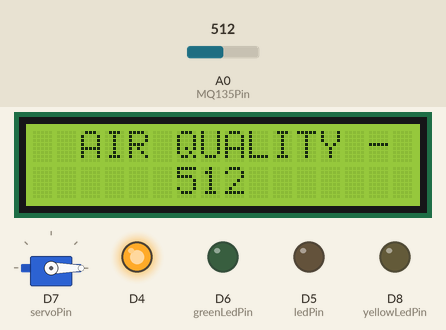
This sketch was run on a simulated ESP8266 (NodeMCU). Shown: 16×2 character LCD, servo, output pins drawn as LEDs (lit = HIGH). The inputs (shaded band) are chosen by the test bench; at power-on: A0 (MQ135Pin) = 512. WiFi joins after 1.5 s; servers stay silent unless stated; uploads are accepted with an empty reply; what the sketch prints to the serial monitor is not drawn.

Above: at 11.3 s.
11.4 s: A0 (MQ135Pin) set to 290
At 14.7 s:
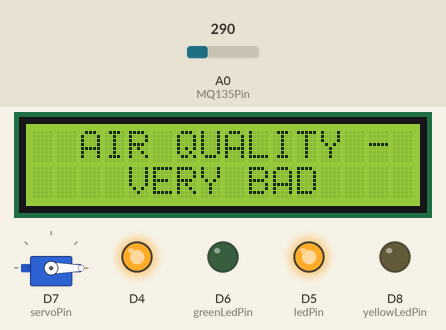
20.2 s: A0 (MQ135Pin) set to 90
At 24.3 s:
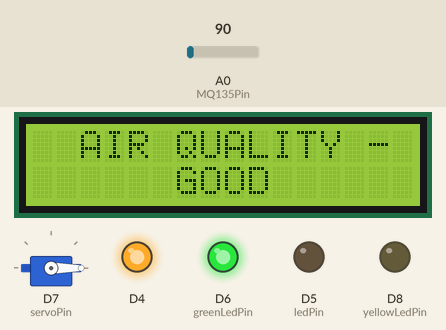
30.7 s: A0 (MQ135Pin) set to 306
At 37.3 s:
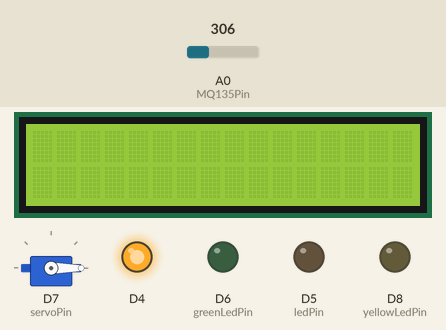
40.4 s: A0 (MQ135Pin) set to 583
At 45.0 s:
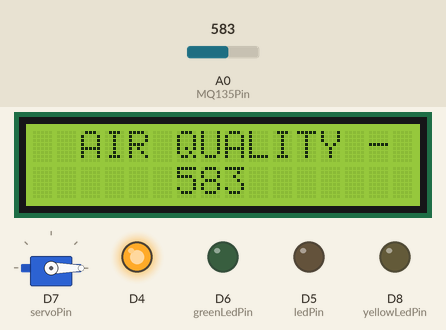
46.2 s: A0 (MQ135Pin) set to 615
At 56.4 s:
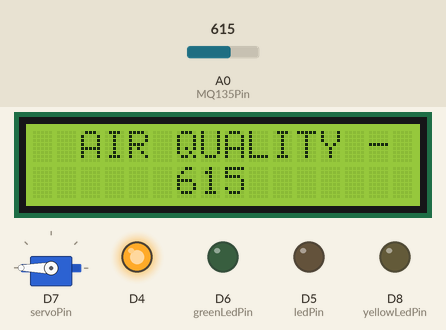
56.7 s: A0 (MQ135Pin) set to 122
At 64.7 s:
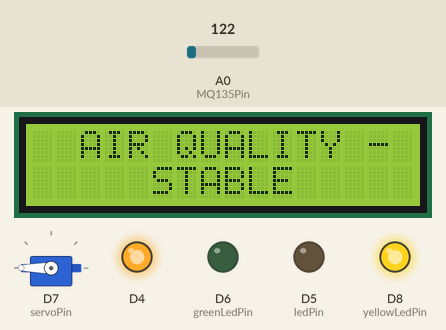
Timing chart, 0 to 66.4 s (numbered marks = the images above; inputs shaded):
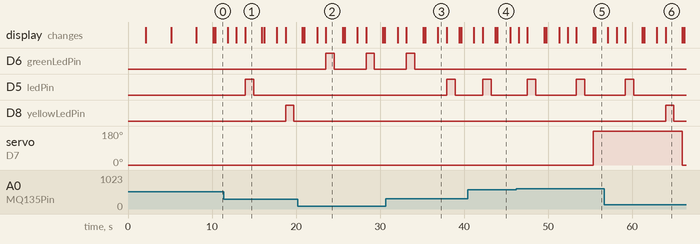

The sketch:

project.ino
```cpp
#include <Wire.h>
#include <LiquidCrystal_I2C.h>
#include <ESP8266WiFi.h>
#include <ESP8266HTTPClient.h>
#include <WiFiClientSecureBearSSL.h>
#include <Servo.h>

const char* ssid = "your-wifi-ssid";
const char* password = "your-wifi-password";
const char* serverAddress = "your-server-address";
const int serverPort = 443;
const int ledPin = D5;
const int greenLedPin = D6;
const int servoPin = D7;
const int yellowLedPin = D8;

const int MQ135Pin = A0;

LiquidCrystal_I2C lcd(0x27, 16, 2);
Servo myServo;

void setup() {
  Serial.begin(9600);
  WiFi.begin(ssid, password);

  Serial.print("Connecting to WiFi...");
  while (WiFi.status() != WL_CONNECTED) {
    delay(1000);
    Serial.print(".");
  }
  Serial.println("\nWiFi connected");

  pinMode(D4, OUTPUT);
  digitalWrite(D4, HIGH);
  pinMode(D6, OUTPUT);
  pinMode(D8, OUTPUT);
  pinMode(ledPin, OUTPUT);

  lcd.init();
  lcd.backlight();

  myServo.attach(servoPin);
  myServo.write(0);

  lcd.setCursor(0, 0);
  lcd.print("WELCOME TO AQMS");
  lcd.setCursor(0, 1);
  lcd.print(" MADE BY ABKSW ");
  delay(3000);
  lcd.clear();
  lcd.setCursor(0, 0);
  lcd.print("     MENTOR:    ");
  lcd.setCursor(0, 1);
  lcd.print("AMIT KUMAR NANDI");
  delay(3000);
  lcd.clear();
  lcd.print(" WIFI CONNECTED");
  delay(2000);
  lcd.clear();
}

void loop() {
  int sensorValue = analogRead(MQ135Pin);
  sendAirQualityData(sensorValue);
  Serial.print("  Air Quality - ");
  Serial.println(sensorValue);
  lcd.setCursor(0, 0);
  lcd.print("  AIR QUALITY - ");
  lcd.setCursor(6, 1);
  lcd.print(sensorValue);
  delay(1500);
  lcd.clear();

  if(sensorValue < 100){
    lcd.setCursor(0,0);
    lcd.print("               ");
    delay(1000);
    lcd.clear();
    lcd.setCursor(0,0);
    lcd.print("  AIR QUALITY - ");
    lcd.setCursor(0,1);
    lcd.print("      GOOD      ");
    blinkGreenLED();
    delay(1000);
    lcd.clear();
    Serial.println("GOOD AIR QUALITY");
  }

  if (sensorValue > 100 && sensorValue < 300) {
    lcd.setCursor(0,0);
    lcd.print("               ");
    delay(1000);
    lcd.clear();
    lcd.setCursor(0,0);
    lcd.print("  AIR QUALITY - ");
    lcd.setCursor(0,1);
    lcd.print("     STABLE    ");
    blinkYellowLED();
    delay(1000);
    lcd.clear();
    Serial.println("STABLE AIR QUALITY");
  }

  if(sensorValue > 300 && sensorValue < 400)
  {
    lcd.setCursor(0,0);
    lcd.print("               ");
    delay(1000);
    lcd.clear();
    lcd.setCursor(0,0);
    lcd.print("  AIR QUALITY - ");
    lcd.setCursor(0,1);
    lcd.print("      BAD      ");
    blinkLED();
    delay(500);
    lcd.clear();
    Serial.println("BAD AIR QUALITY");
  }

  if(sensorValue > 400)
  {
    lcd.setCursor(0,0);
    lcd.print("               ");
    delay(1000);
    lcd.clear();
    lcd.setCursor(0,0);
    lcd.print("   EMERGENCY   ");
    delay(1000);
    lcd.clear();
    lcd.setCursor(0,0);
    lcd.print("  AIR QUALITY - ");
    lcd.setCursor(0,1);
    lcd.print("    VERY BAD    ");
    blinkLED();
    delay(1000);
    lcd.clear();
    Serial.println("EMERGENCY \nVERY BAD AIR QUALITY");
  }

  if (sensorValue > 600) {
    openDoor();
  } else {
    closeDoor();
  }
}

void blinkLED() {
  digitalWrite(ledPin, HIGH);
  delay(1000);
  digitalWrite(ledPin, LOW);
}

void blinkGreenLED() {
  digitalWrite(greenLedPin, HIGH);
  delay(1000);
  digitalWrite(greenLedPin, LOW);
}

void blinkYellowLED() {
  digitalWrite(yellowLedPin, HIGH);
  delay(1000);
  digitalWrite(yellowLedPin, LOW);
}

void openDoor() {
  myServo.write(180);
}

void closeDoor() {
  myServo.write(0);
}

void sendAirQualityData(int airQualityValue) {
  if (WiFi.status() == WL_CONNECTED) {
    HTTPClient http;

    std::unique_ptr<BearSSL::WiFiClientSecure>client(new BearSSL::WiFiClientSecure);
    client->setInsecure();

    String url = "https://" + String(serverAddress) + "your-server-data-path";
    Serial.print("Connecting to: ");
    Serial.println(url);

    http.begin(*client, url);

    http.addHeader("Content-Type", "application/json");


    String jsonPayload = "{\"airQuality\":" + String(airQualityValue) + "}";
    int httpResponseCode = http.POST(jsonPayload);

    if (httpResponseCode > 0) {
      String response = http.getString();
      Serial.println("HTTP Response code: " + String(httpResponseCode));
      Serial.println(response);
    } else {
      Serial.print("Error sending POST request. Error code: ");
      Serial.println(httpResponseCode);
      Serial.println(http.errorToString(httpResponseCode));
    }

    http.end();
  } else {
    Serial.println("WiFi not connected");
  }
}
```

Measured:
- the behaviour switches between 600 and 601 on A0 (MQ135Pin) (found by bisection; images 4 and 5)
- after the input at 11.4 s, D5 (ledPin): goes on until 14.9 s, then stays LOW; D8 (yellowLedPin): LOW → HIGH after 7.3 s, → LOW 1.0 s later
- after the input at 20.2 s, D6 (greenLedPin): alternates HIGH for 1.0 s and LOW for 3.8 s, starting after 3.3 s; D8 (yellowLedPin): stops changing and stays LOW
- after the input at 30.7 s, D6 (greenLedPin): goes on until 34.1 s, then stays LOW; D5 (ledPin): LOW → HIGH after 7.2 s, → LOW 1.0 s later
- after the input at 46.2 s, servo on D7 (servoPin): 0° → 180° after 9.1 s
- after the input at 56.7 s, D5 (ledPin): goes on until 60.2 s, then stays LOW; D8 (yellowLedPin): LOW → HIGH after 7.3 s, → LOW 1.0 s later; servo on D7 (servoPin): 180° → 0° after 9.3 s
- what the display in image 1 shows lasts 2.0 s, from 13.9 s to 15.9 s
